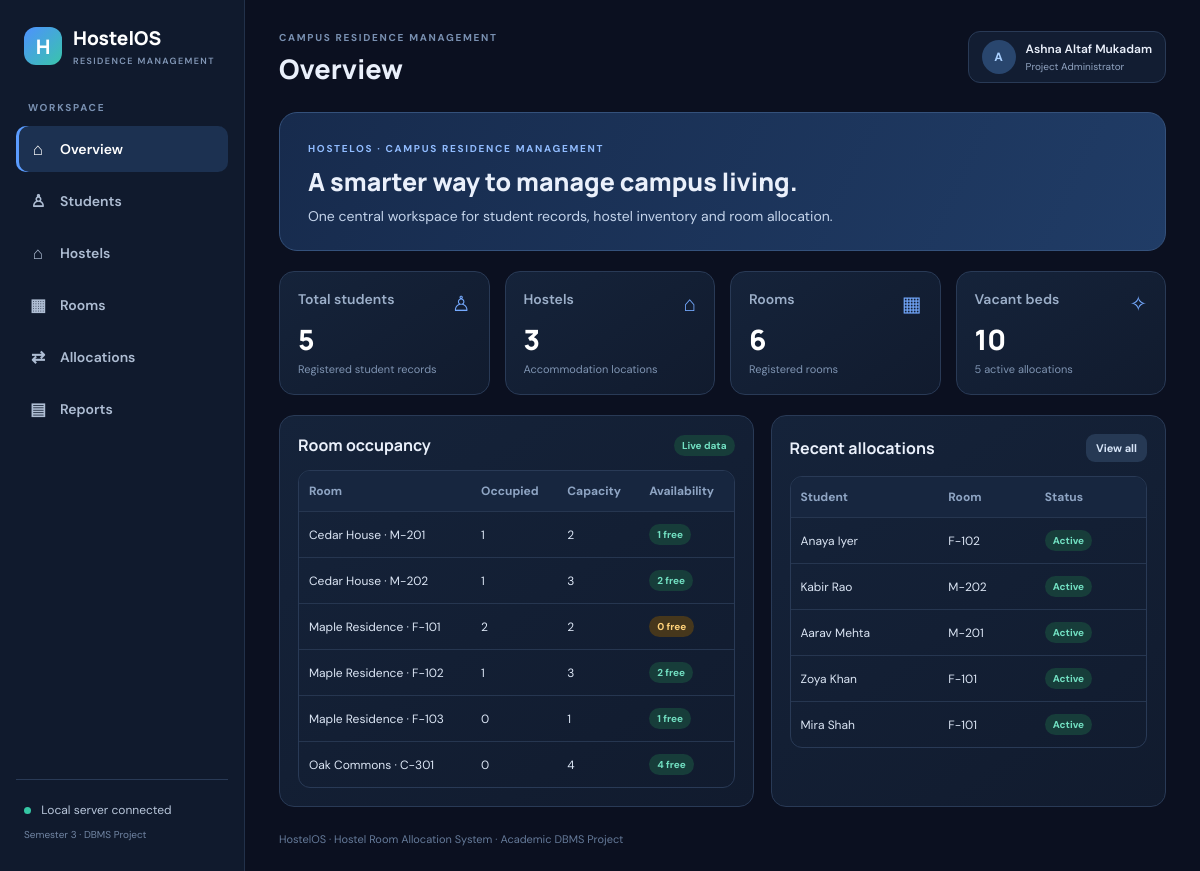
The page / on the database its author committed.
### tables this page shows
CREATE TABLE allocations(
 allocation_id INT AUTO_INCREMENT PRIMARY KEY,
 student_id INT NOT NULL,
 room_id INT NOT NULL,
 allocation_date DATE NOT NULL,
 vacating_date DATE NULL,
 status ENUM('Active','Completed','Cancelled') NOT NULL DEFAULT 'Active',
 created_at TIMESTAMP DEFAULT CURRENT_TIMESTAMP,
 CONSTRAINT fk_alloc_student FOREIGN KEY(student_id) REFERENCES students(student_id)
   ON UPDATE CASCADE ON DELETE RESTRICT,
 CONSTRAINT fk_alloc_room FOREIGN KEY(room_id) REFERENCES rooms(room_id)
   ON UPDATE CASCADE ON DELETE RESTRICT,
 CONSTRAINT chk_allocation_dates CHECK(vacating_date IS NULL OR vacating_date>=allocation_date),
 INDEX idx_alloc_room_status(room_id,status),
 INDEX idx_alloc_student_status(student_id,status)
);

CREATE TABLE students(
 student_id INT AUTO_INCREMENT PRIMARY KEY,
 student_name VARCHAR(100) NOT NULL,
 email VARCHAR(120) NOT NULL UNIQUE,
 phone VARCHAR(20),
 gender ENUM('Female','Male','Other') NOT NULL,
 course VARCHAR(100) NOT NULL,
 created_at TIMESTAMP DEFAULT CURRENT_TIMESTAMP
);

CREATE TABLE rooms(
 room_id INT AUTO_INCREMENT PRIMARY KEY,
 hostel_id INT NOT NULL,
 room_number VARCHAR(20) NOT NULL,
 room_type ENUM('Single','Double','Triple','Dormitory') NOT NULL,
 capacity INT NOT NULL,
 monthly_fee DECIMAL(10,2) NOT NULL DEFAULT 0,
 created_at TIMESTAMP DEFAULT CURRENT_TIMESTAMP,
 CONSTRAINT fk_rooms_hostel FOREIGN KEY(hostel_id) REFERENCES hostels(hostel_id)
   ON UPDATE CASCADE ON DELETE RESTRICT,
 CONSTRAINT uq_hostel_room UNIQUE(hostel_id,room_number),
 CONSTRAINT chk_room_capacity CHECK(capacity>0),
 CONSTRAINT chk_monthly_fee CHECK(monthly_fee>=0)
);

### index.php (the view, shortened to what this page needs)
<?php
require_once 'includes.php';
page_header('Overview','index.php');
$students=(int)$pdo->query("SELECT COUNT(*) FROM students")->fetchColumn();
$hostels=(int)$pdo->query("SELECT COUNT(*) FROM hostels")->fetchColumn();
$rooms=(int)$pdo->query("SELECT COUNT(*) FROM rooms")->fetchColumn();
$active=(int)$pdo->query("SELECT COUNT(*) FROM allocations WHERE status='Active'")->fetchColumn();
$vacant=(int)$pdo->query("SELECT COALESCE(SUM(capacity-occupied),0) FROM (SELECT r.room_id,r.capacity,COUNT(a.allocation_id) occupied FROM rooms r LEFT JOIN allocations a ON a.room_id=r.room_id AND a.status='Active' GROUP BY r.room_id,r.capacity) x")->fetchColumn();
$recent=$pdo->query("SELECT a.allocation_id,s.student_name,h.hostel_name,r.room_number,a.allocation_date,a.status FROM allocations a JOIN students s ON s.student_id=a.student_id JOIN rooms r ON r.room_id=a.room_id JOIN hostels h ON h.hostel_id=r.hostel_id ORDER BY a.allocation_id DESC LIMIT 7")->fetchAll();
$occ=$pdo->query("SELECT h.hostel_name,r.room_number,r.capacity,COUNT(a.allocation_id) occupied FROM rooms r JOIN hostels h ON h.hostel_id=r.hostel_id LEFT JOIN allocations a ON a.room_id=r.room_id AND a.status='Active' GROUP BY r.room_id,h.hostel_name,r.room_number,r.capacity ORDER BY h.hostel_name,r.room_number")->fetchAll();
?>
<section class="hero"><span class="eyebrow">HOSTELOS · CAMPUS RESIDENCE MANAGEMENT</span><h2>A smarter way to manage campus living.</h2><p>One central workspace for student records, hostel inventory and room allocation.</p></section>
<div class="grid">
<div class="metric"><span class="metric-icon">♙</span><div class="label">Total students</div><div class="value"><?= $students ?></div><div class="hint">Registered student records</div></div>
<div class="metric"><span class="metric-icon">⌂</span><div class="label">Hostels</div><div class="value"><?= $hostels ?></div><div class="hint">Accommodation locations</div></div>
<div class="metric"><span class="metric-icon">▦</span><div class="label">Rooms</div><div class="value"><?= $rooms ?></div><div class="hint">Registered rooms</div></div>
<div class="metric"><span class="metric-icon">✧</span><div class="label">Vacant beds</div><div class="value"><?= $vacant ?></div><div class="hint"><?= $active ?> active allocations</div></div>
</div>
<div class="columns">
<section class="panel"><div class="panel-head"><h3>Room occupancy</h3><span class="badge">Live data</span></div>
<div class="table-wrap"><table><thead><tr><th>Room</th><th>Occupied</th><th>Capacity</th><th>Availability</th></tr></thead><tbody>
<?php foreach($occ as $r): $free=(int)$r['capacity']-(int)$r['occupied']; ?><tr><td><?=e($r['hostel_name'].' · '.$r['room_number'])?></td><td><?= (int)$r['occupied']?></td><td><?= (int)$r['capacity']?></td><td><span class="badge <?=$free===0?'warn':''?>"><?=$free?> free</span></td></tr><?php endforeach; ?>
</tbody></table></div></section>
<section class="panel"><div class="panel-head"><h3>Recent allocations</h3><a class="btn small secondary" href="allocations.php">View all</a></div>
<div class="table-wrap"><table><thead><tr><th>Student</th><th>Room</th><th>Status</th></tr></thead><tbody>
<?php foreach($recent as $r): ?><tr><td><?=e($r['student_name'])?></td><td><?=e($r['room_number'])?></td><td><span class="badge <?=$r['status']==='Active'?'':'gray'?>"><?=e($r['status'])?></span></td></tr><?php endforeach; ?>
</tbody></table></div></section></div>
<?php page_footer(); ?>

### includes.php (shortened to what this page needs)
<?php
function e($value): string { return htmlspecialchars((string)$value, ENT_QUOTES, 'UTF-8'); }
function page_header(string $title, string $active): void {
    $items = [
      'index.php'=>['Overview','⌂'],
      'students.php'=>['Students','♙'],
      'hostels.php'=>['Hostels','⌂'],
      'rooms.php'=>['Rooms','▦'],
      'allocations.php'=>['Allocations','⇄'],
      'reports.php'=>['Reports','▤'],
    ];
    echo '<!doctype html><html lang="en"><head><meta charset="utf-8"><meta name="viewport" content="width=device-width, initial-scale=1"><title>'.e($title).' | HostelOS</title><link rel="stylesheet" href="assets/style.css"></head><body><div class="layout"><aside class="sidebar"><a class="brand" href="index.php"><span class="brand-icon">H</span><span>HostelOS<small>RESIDENCE MANAGEMENT</small></span></a><div class="nav-label">WORKSPACE</div><nav>';
    foreach($items as $href=>$item) {
        $is=($active===$href)?' active':'';
        echo '<a class="nav-link'.$is.'" href="'.e($href).'"><span class="nav-icon">'.$item[1].'</span>'.$item[0].'</a>';
    }
    echo '</nav><div class="sidebar-foot"><span class="online-dot"></span> Local server connected<br><small>Semester 3 · DBMS Project</small></div></aside><main class="main"><header class="topbar"><div><span class="eyebrow">CAMPUS RESIDENCE MANAGEMENT</span><h1>'.e($title).'</h1></div><div class="user-chip"><span class="avatar">A</span><span>Ashna Altaf Mukadam<small>Project Administrator</small></span></div></header>';
}
function page_footer(): void { echo '<footer>HostelOS · Hostel Room Allocation System · Academic DBMS Project</footer></main></div></body></html>'; }

### assets/style.css (style rules this page uses)
:root { --bg:#0b1020;--panel:#121d32;--panel2:#17243b;--line:#293a56;--muted:#91a4c1;--text:#eaf0fb;--blue:#5b9cff;--teal:#35c6a4 }
* { box-sizing:border-box }
body { margin:0;background:var(--bg);color:var(--text);font-family:'DM Sans',sans-serif;font-size:14px }
.layout { display:flex;min-height:100vh }
.sidebar { width:245px;background:#101a2d;border-right:1px solid #22314a;padding:25px 16px;display:flex;flex-direction:column;flex-shrink:0 }
.brand { display:flex;align-items:center;gap:11px;text-decoration:none;color:white;font:800 19px Manrope,sans-serif;padding:0 8px 34px }
.brand small { display:block;font:600 9px 'DM Sans';letter-spacing:1.4px;color:#8398b7;margin-top:4px }
.brand-icon { width:38px;height:38px;border-radius:12px;background:linear-gradient(135deg,#4e91ff,#39c5aa);display:grid;place-items:center;color:white;font-size:20px }
.nav-label,.eyebrow { font-size:10px;letter-spacing:1.7px;color:#7990b1;font-weight:700 }
.nav-label { padding:0 12px 12px }
nav { display:grid;gap:6px }
.nav-link { color:#aebdd3;text-decoration:none;padding:12px;border-radius:10px;display:flex;gap:12px;align-items:center;font-weight:600 }
.nav-link:hover,.nav-link.active { background:#1c3151;color:#fff }
.nav-link.active { box-shadow:inset 3px 0 #5b9cff }
.nav-icon { width:20px;text-align:center;font-size:17px }
.sidebar-foot { margin-top:auto;border-top:1px solid var(--line);padding:18px 8px 0;color:#b9c7db;font-size:12px;line-height:2 }
.sidebar-foot small { color:#7185a3 }
.online-dot { display:inline-block;width:7px;height:7px;border-radius:50%;background:#35c6a4;margin-right:7px }
.main { flex:1;min-width:0;padding:27px 34px 20px;max-width:1600px;margin:auto;width:100% }
.topbar { display:flex;justify-content:space-between;align-items:center;margin-bottom:25px }
.topbar h1 { font:800 27px Manrope;margin:5px 0 0 }
.user-chip { display:flex;align-items:center;gap:10px;background:#121d32;border:1px solid var(--line);padding:8px 13px;border-radius:12px;font-weight:600;font-size:12px }
.user-chip small { display:block;color:var(--muted);font-weight:400;margin-top:3px }
.avatar { width:34px;height:34px;border-radius:50%;background:#29466e;display:grid;place-items:center;color:#a9d0ff;font-weight:800 }
.hero { background:linear-gradient(115deg,#172b4d,#203c66);border:1px solid #34517b;border-radius:18px;padding:25px 28px;margin-bottom:20px }
.hero h2 { font:800 25px Manrope;margin:8px 0 }
.hero p { color:#c4d4eb;margin:0 }
.hero .eyebrow { color:#91bcff }
.grid { display:grid;grid-template-columns:repeat(4,minmax(0,1fr));gap:15px;margin-bottom:20px }
.metric,.panel,.form-card { background:linear-gradient(145deg,#15233a,#111b2e);border:1px solid var(--line);border-radius:15px;padding:18px }
.metric .label { color:#9cafc9;font-weight:600 }
.metric .value { font:800 28px Manrope;color:#fff;margin:12px 0 4px }
.metric .hint { color:#7f94b2;font-size:11px }
.metric .metric-icon { float:right;color:#75aaff;font-size:21px }
.columns { display:grid;grid-template-columns:1.2fr 1fr;gap:17px }
.panel h3,.form-card h3 { font:700 16px Manrope;margin:0 0 15px }
.panel-head { display:flex;justify-content:space-between;align-items:center;margin-bottom:14px }
.panel-head h3 { margin:0 }
table { width:100%;border-collapse:collapse;font-size:12px }
th { text-align:left;color:#8fa5c4;font-weight:700;background:#17263f }
td,th { padding:12px 10px;border-bottom:1px solid #263650 }
td { color:#dce6f5 }
tr:last-child td { border-bottom:0 }
.table-wrap { overflow-x:auto;border:1px solid var(--line);border-radius:12px }
.badge { display:inline-block;padding:4px 8px;border-radius:30px;background:#173d3a;color:#72e0c2;font-size:10px;font-weight:700 }
.badge.warn { background:#46371c;color:#ffd27a }
.btn { display:inline-block;border:0;border-radius:9px;padding:10px 14px;background:#397ee6;color:white;text-decoration:none;font:700 12px 'DM Sans';cursor:pointer }
.btn.secondary { background:#263954;color:#d7e5f8 }
.btn.small { padding:7px 10px;font-size:11px }
footer { padding:25px 0 5px;color:#657a99;font-size:11px }

### rows shown on the page
allocations: student.student_name "Anaya Iyer", room.room_number "F-102", status "Active"
allocations: student.student_name "Kabir Rao", room.room_number "M-202", status "Active"
allocations: student.student_name "Aarav Mehta", room.room_number "M-201", status "Active"
allocations: student.student_name "Zoya Khan", room.room_number "F-101", status "Active"
allocations: student.student_name "Mira Shah", room.room_number "F-101", status "Active"

### other values the page prints
$item[1] "⌂"
$item[0] "Overview"
$item[1] "♙"
$item[0] "Students"
$item[0] "Hostels"
$item[1] "▦"
$item[0] "Rooms"
$item[1] "⇄"
$item[0] "Allocations"
$item[1] "▤"
$item[0] "Reports"
$title "Overview"
$students "5"
$hostels "3"
$rooms "6"
